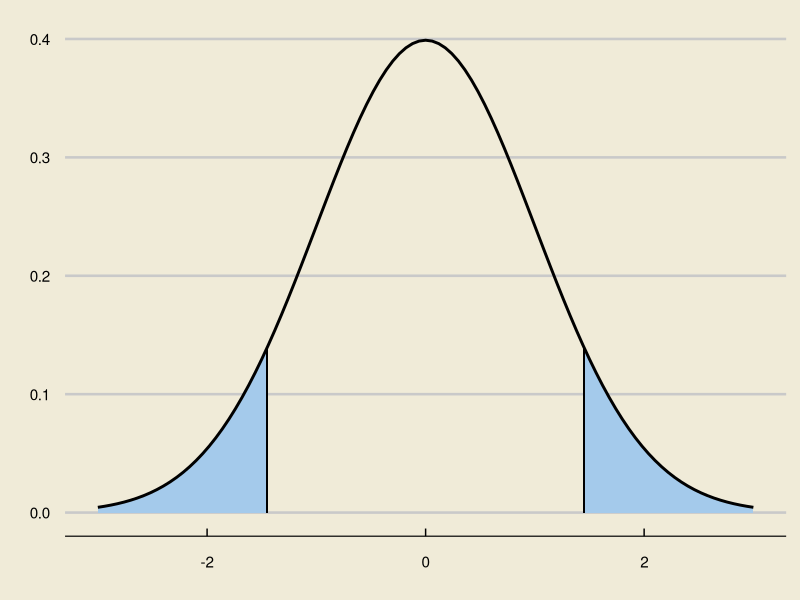
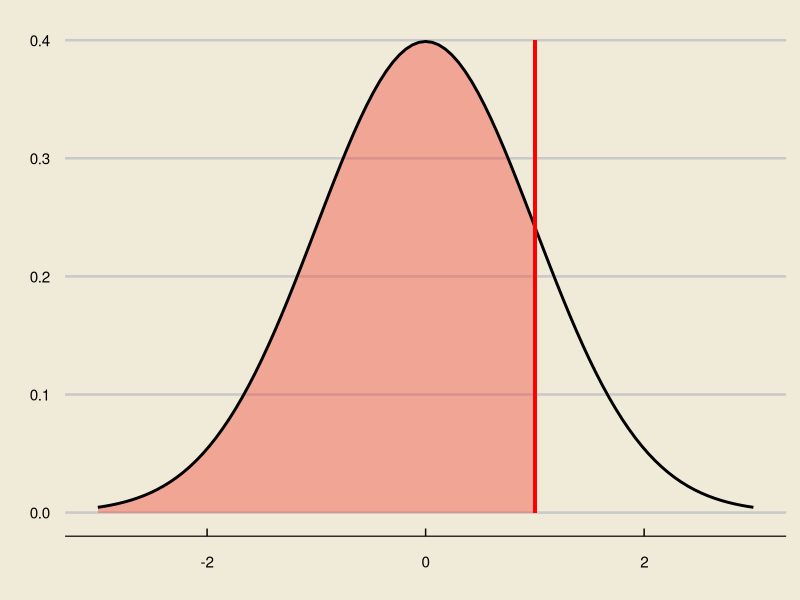
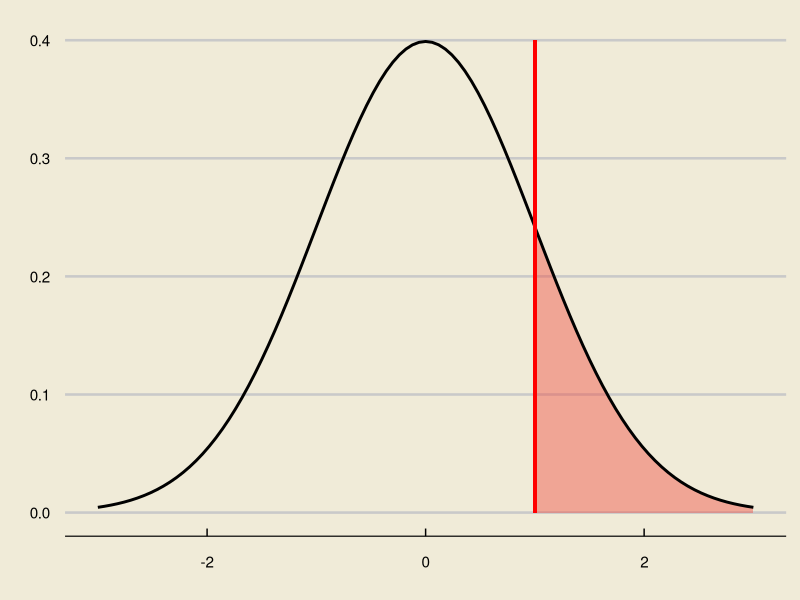
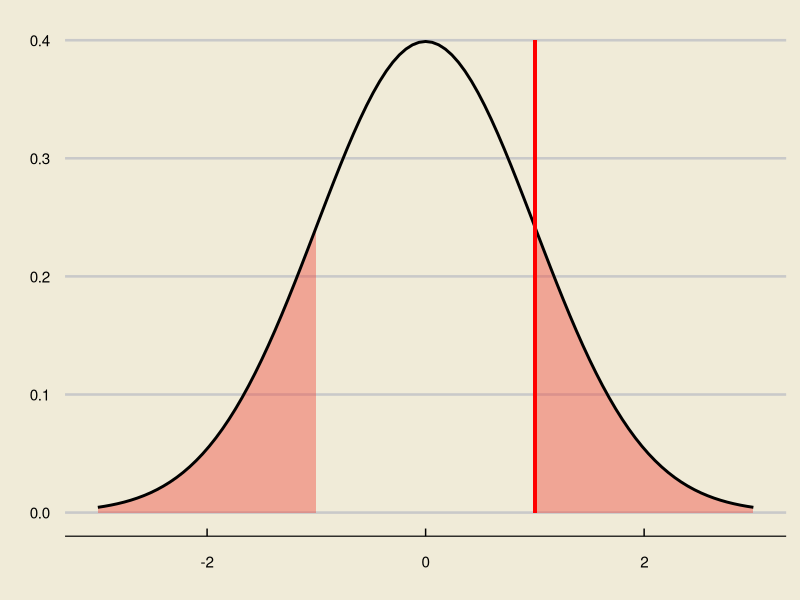
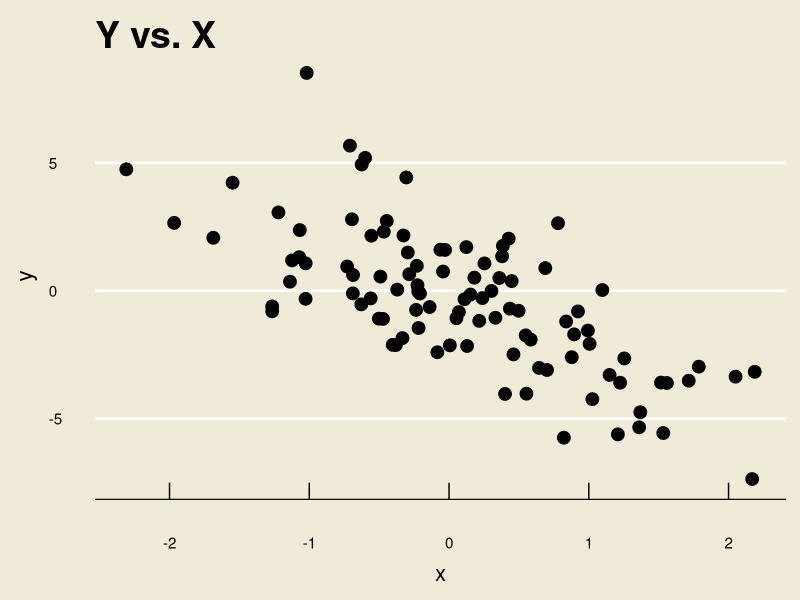
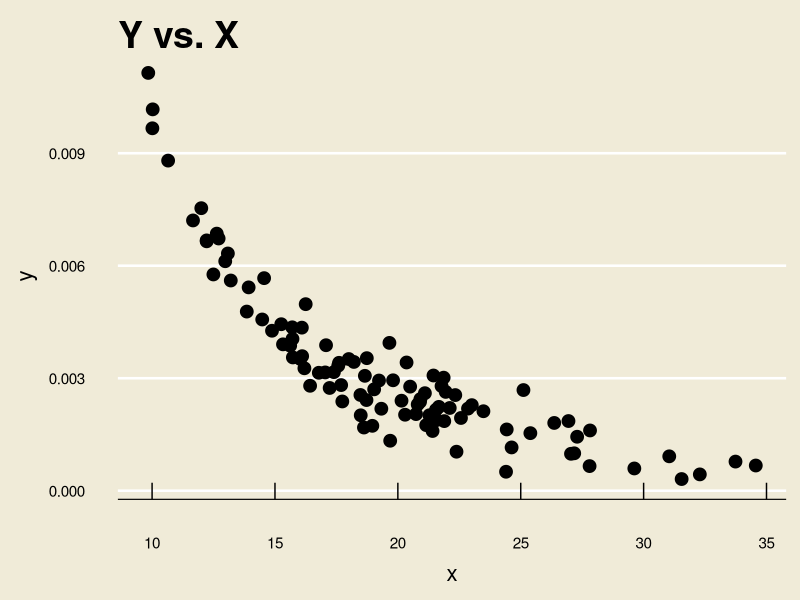
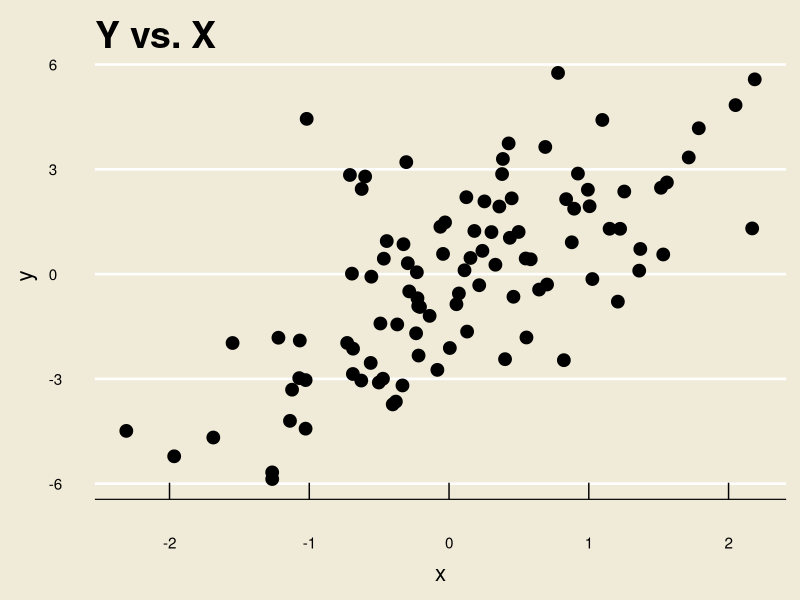
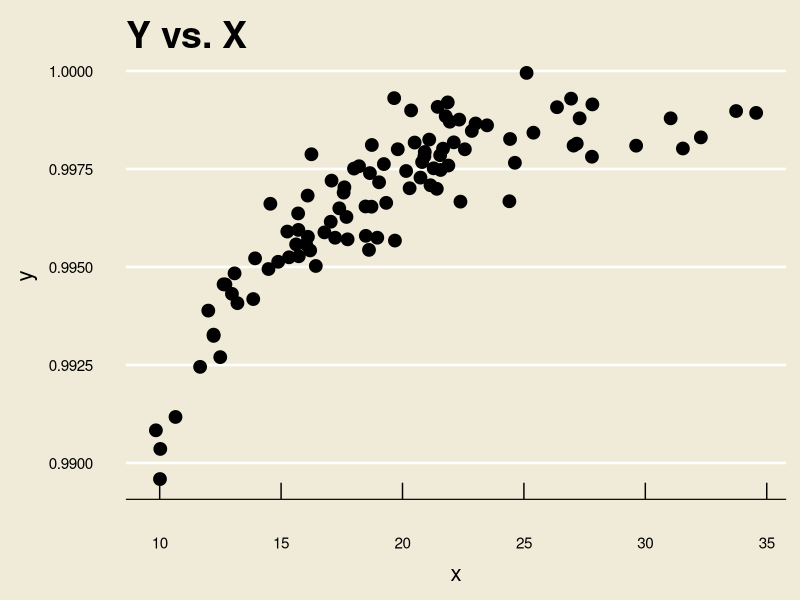

Write the R code that produced these figures, in order.
## ---- chunk 1
library(tidyverse)
library(ggthemes)
## ---- chunk 2
#| echo: False

x <- seq(-3, 3, by = 0.1)
data.frame(x) %>% ggplot(aes(x = x)) +
  stat_function(fun = dnorm,
                args = list(0, 1),
                xlim = c(-3, -1.45),
                geom = "area",
                fill = "#a4caeb") +stat_function(fun = dnorm,
                args = list(0, 1),
                xlim = c(1.45, 3),
                geom = "area",
                fill = "#a4caeb") +
  stat_function(fun = dnorm,
                args = list(0, 1),
                linewidth = 1) +
  geom_segment(
    aes(
      x = -1.45,
      xend = -1.45,
      y = 0,
      yend = dnorm(-1.45)
    )) +
  geom_segment(
    aes(
      x = 1.45,
      xend = 1.45,
      y = 0,
      yend = dnorm(1.45)
    )) +
  theme_economist_white() +
  theme(
    panel.background = element_rect("#f0ebd8"),
    plot.background = element_rect(fill = "#f0ebd8")
  ) +
  xlab("") +
  ylab("") 
## ---- chunk 3
#| echo: False

x <- seq(-3, 3, by = 0.1)
data.frame(x) %>% ggplot(aes(x = x)) +
  stat_function(fun = dnorm,
                args = list(0, 1),
                xlim = c(-3, 1),
                geom = "area",
                fill = "#f04a3e6f") +
  stat_function(fun = dnorm,
                args = list(0, 1),
                linewidth = 1) +
  geom_segment(
    aes(
      x = 1,
      xend = 1,
      y = 0,
      yend = dnorm(-1.45)
    )) +
  geom_segment(
    aes(
      x = 1,
      xend = 1,
      y = 0,
      yend = 0.4
    ),
    col = "red",
    linewidth = 1) +
  theme_economist_white() +
  theme(
    panel.background = element_rect("#f0ebd8"),
    plot.background = element_rect(fill = "#f0ebd8")
  ) +
  xlab("") +
  ylab("") 
## ---- chunk 4
#| echo: False

x <- seq(-3, 3, by = 0.1)
data.frame(x) %>% ggplot(aes(x = x)) +
  stat_function(fun = dnorm,
                args = list(0, 1),
                xlim = c(1, 3),
                geom = "area",
                fill = "#f04a3e6f") +
  stat_function(fun = dnorm,
                args = list(0, 1),
                linewidth = 1) +
  geom_segment(
    aes(
      x = 1,
      xend = 1,
      y = 0,
      yend = dnorm(-1.45)
    )) +
  geom_segment(
    aes(
      x = 1,
      xend = 1,
      y = 0,
      yend = 0.4
    ),
    col = "red",
    linewidth = 1) +
  theme_economist_white() +
  theme(
    panel.background = element_rect("#f0ebd8"),
    plot.background = element_rect(fill = "#f0ebd8")
  ) +
  xlab("") +
  ylab("") 
## ---- chunk 5
#| echo: False

x <- seq(-3, 3, by = 0.1)
data.frame(x) %>% ggplot(aes(x = x)) +
  stat_function(fun = dnorm,
                args = list(0, 1),
                xlim = c(-3, -1),
                geom = "area",
                fill = "#f04a3e6f") +
  stat_function(fun = dnorm,
                args = list(0, 1),
                xlim = c(1, 3),
                geom = "area",
                fill = "#f04a3e6f") +
  stat_function(fun = dnorm,
                args = list(0, 1),
                linewidth = 1) +
  geom_segment(
    aes(
      x = 1,
      xend = 1,
      y = 0,
      yend = dnorm(-1.45)
    )) +
  geom_segment(
    aes(
      x = 1,
      xend = 1,
      y = 0,
      yend = 0.4
    ),
    col = "red",
    linewidth = 1) +
  theme_economist_white() +
  theme(
    panel.background = element_rect("#f0ebd8"),
    plot.background = element_rect(fill = "#f0ebd8")
  ) +
  xlab("") +
  ylab("") 
## ---- chunk 6
set.seed(123)
x <- rnorm(100)
y <- -2 * x + rnorm(100, 0, 2)

data.frame(x, y) %>%
  ggplot(aes(x = x, y = y)) +
  geom_point(size = 4) +
  theme_economist(base_size = 24) +
  ggtitle("Y vs. X") +
  theme(panel.background = element_rect("#f0ebd8"),
        plot.background = element_rect(fill = "#f0ebd8"),
        axis.title.y = element_text(size = 16,
                                    margin = margin(
                                      t = 0, 
                                      r = 10,
                                      b = 0, 
                                      l = 0)),
        axis.title.x = element_text(size = 16,
                                    margin = margin(
                                      t = 10, 
                                      r = 0,
                                      b = 0, 
                                      l = 0)),
        title = element_text(size = 18)
  )
## ---- chunk 7
set.seed(123)
x <- rchisq(100, 20)
y <- (1 / x^2) + rnorm(100, 0, 0.0005)

data.frame(x, y) %>%
  ggplot(aes(x = x, y = y)) +
  geom_point(size = 4) +
  theme_economist(base_size = 24) +
  ggtitle("Y vs. X") +
  theme(panel.background = element_rect("#f0ebd8"),
        plot.background = element_rect(fill = "#f0ebd8"),
        axis.title.y = element_text(size = 16,
                                    margin = margin(
                                      t = 0, 
                                      r = 10,
                                      b = 0, 
                                      l = 0)),
        axis.title.x = element_text(size = 16,
                                    margin = margin(
                                      t = 10, 
                                      r = 0,
                                      b = 0, 
                                      l = 0)),
        title = element_text(size = 18)
  )
## ---- chunk 8
set.seed(123)
x <- rnorm(100)
y <- 2 * x + rnorm(100, 0, 2)

data.frame(x, y) %>%
  ggplot(aes(x = x, y = y)) +
  geom_point(size = 4) +
  theme_economist(base_size = 24) +
  ggtitle("Y vs. X") +
  theme(panel.background = element_rect("#f0ebd8"),
        plot.background = element_rect(fill = "#f0ebd8"),
        axis.title.y = element_text(size = 16,
                                    margin = margin(
                                      t = 0, 
                                      r = 10,
                                      b = 0, 
                                      l = 0)),
        axis.title.x = element_text(size = 16,
                                    margin = margin(
                                      t = 10, 
                                      r = 0,
                                      b = 0, 
                                      l = 0)),
        title = element_text(size = 18)
  )
## ---- chunk 9
set.seed(123)
x <- rchisq(100, 20)
y <- 1 - (1/x^2)  + rnorm(100, 0, 0.0007)

data.frame(x, y) %>%
  ggplot(aes(x = x, y = y)) +
  geom_point(size = 4) +
  theme_economist(base_size = 24) +
  ggtitle("Y vs. X") +
  theme(panel.background = element_rect("#f0ebd8"),
        plot.background = element_rect(fill = "#f0ebd8"),
        axis.title.y = element_text(size = 16,
                                    margin = margin(
                                      t = 0, 
                                      r = 10,
                                      b = 0, 
                                      l = 0)),
        axis.title.x = element_text(size = 16,
                                    margin = margin(
                                      t = 10, 
                                      r = 0,
                                      b = 0, 
                                      l = 0)),
        title = element_text(size = 18)
  )
## ---- chunk 10
set.seed(123)
x <- rchisq(100, 20)
y <- rchisq(100, 20)

data.frame(x, y) %>%
  ggplot(aes(x = x, y = y)) +
  geom_point(size = 4) +
  theme_economist(base_size = 24) +
  ggtitle("Y vs. X") +
  theme(panel.background = element_rect("#f0ebd8"),
        plot.background = element_rect(fill = "#f0ebd8"),
        axis.title.y = element_text(size = 16,
                                    margin = margin(
                                      t = 0, 
                                      r = 10,
                                      b = 0, 
                                      l = 0)),
        axis.title.x = element_text(size = 16,
                                    margin = margin(
                                      t = 10, 
                                      r = 0,
                                      b = 0, 
                                      l = 0)),
        title = element_text(size = 18)
  )
## ---- chunk 11
set.seed(123)
x <- rnorm(100)
y <- 2 * x + rnorm(100, 0, 2.1)

data.frame(x, y) %>%
  ggplot(aes(x = x, y = y)) +
  geom_point(size = 4) +
  theme_economist(base_size = 24) +
  ggtitle("Y1 vs. X1") +
  theme(panel.background = element_rect("#f0ebd8"),
        plot.background = element_rect(fill = "#f0ebd8"),
        axis.title.y = element_text(size = 16,
                                    margin = margin(
                                      t = 0, 
                                      r = 10,
                                      b = 0, 
                                      l = 0)),
        axis.title.x = element_text(size = 16,
                                    margin = margin(
                                      t = 10, 
                                      r = 0,
                                      b = 0, 
                                      l = 0)),
        title = element_text(size = 18)
  )
## ---- chunk 12
set.seed(123)
x <- rnorm(100)
y <- 2 * x + rnorm(100, 0, 0.5)

data.frame(x, y) %>%
  ggplot(aes(x = x, y = y)) +
  geom_point(size = 4) +
  theme_economist(base_size = 24) +
  ggtitle("Y2 vs. X2") +
  theme(panel.background = element_rect("#f0ebd8"),
        plot.background = element_rect(fill = "#f0ebd8"),
        axis.title.y = element_text(size = 16,
                                    margin = margin(
                                      t = 0, 
                                      r = 10,
                                      b = 0, 
                                      l = 0)),
        axis.title.x = element_text(size = 16,
                                    margin = margin(
                                      t = 10, 
                                      r = 0,
                                      b = 0, 
                                      l = 0)),
        title = element_text(size = 18)
  )
